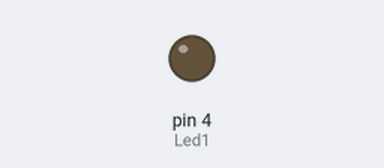
The sketch below on a simulated Arduino Uno, built with avr-gcc and run on an emulated ATmega328P. Shown: output pins drawn as LEDs (lit = HIGH).

Above: at 0.05 s.
At 1.05 s:
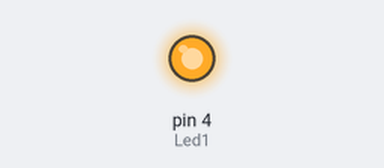
Timing chart, 0 to 3.0 s (numbered marks = the images above):
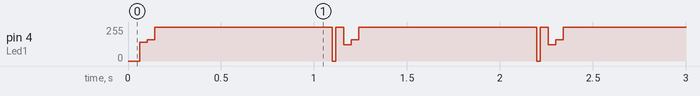

The sketch:

SOS2.ino
```cpp
#define Led1 4 // actif a 1
#define Led1On digitalWrite(Led1, HIGH)
#define Led1Off digitalWrite(Led1, LOW)
void setup(){
  pinMode (Led1, OUTPUT);
 }
char S = 'S';
char O = 'O';
void loop() {
  //Envoi lettre S
  Led1Off;//Start bit
  delay (3.33);
  for (int i=0; i<=7; i++) {if (S & (1<<i)) {Led1Off; delay (3.33);}else {Led1On; delay (3.33);}}
  Led1On;
  delay (6.66);// 2 stop bit
  //Envoi lettre O
  Led1Off;//Start bit
  delay (3.33);
  for (int i=0; i<=7; i++) {if (O & (1<<i)) {Led1Off; delay (3.33);}else {Led1On; delay (3.33);}}
  Led1On;
  delay (6.66);// 2 stop bit
  //Envoi lettre S
  Led1Off;//Start bit
  delay (3.33);
  for (int i=0; i<=7; i++) {if (S & (1<<i)) {Led1Off; delay (3.33);}else {Led1On; delay (3.33);}}
  Led1On;
  delay (6.66);// 2 stop bit
  delay (1000);
}
```

Measured:
- by itself, pin 4 (Led1): repeats every 1.1 s: 159/255 0.04 s, 255/255 0.96 s, 0/255 0.02 s, 255/255 0.04 s, 121/255 0.04 s
